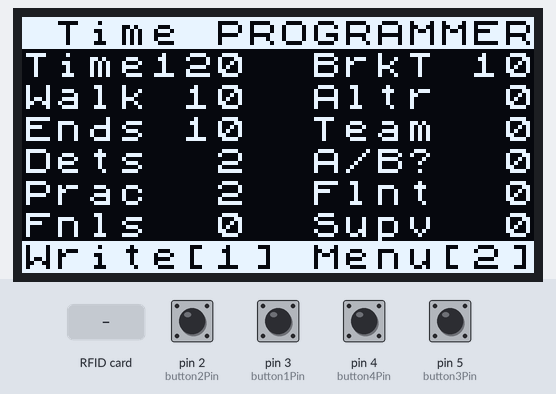
Simulated run of this sketch. Board: Arduino Uno, built with avr-gcc and run on an emulated ATmega328P. On the bench: 128×64 one-colour display. The test bench sets the inputs (shaded band); at power-on: pin 2 (button2Pin), pin 3 (button1Pin), pin 4 (button4Pin), pin 5 (button3Pin) HIGH. EEPROM starts erased; what the sketch prints to the serial monitor is not drawn.

Above: at 9.6 s.
9.7 s: pin 3 (button1Pin) pulled LOW for 0.2 s
At 11.5 s:
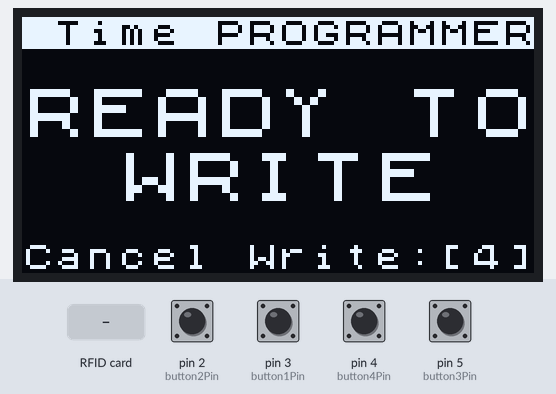
11.8 s: RFID card 5E 7A 19 C4 held to the reader
At 12.8 s:
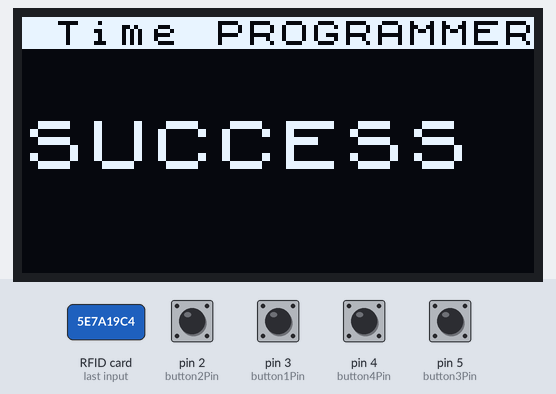
14.9 s: pin 4 (button4Pin) pulled LOW for 0.2 s
At 16.2 s:
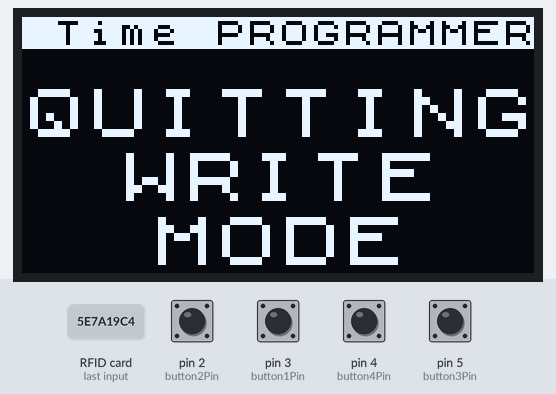
18.7 s: pin 2 (button2Pin) pulled LOW for 0.2 s
At 20.4 s:
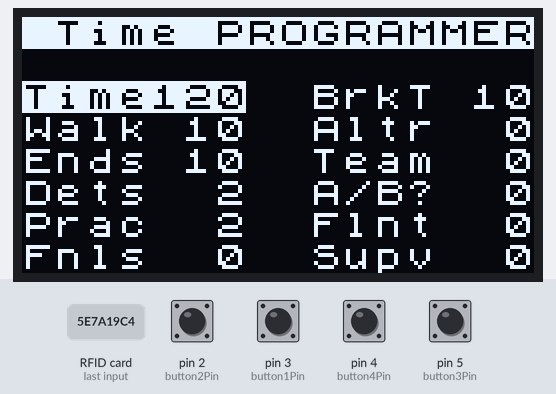
20.7 s: pin 5 (button3Pin) pulled LOW for 0.2 s
At 21.6 s:
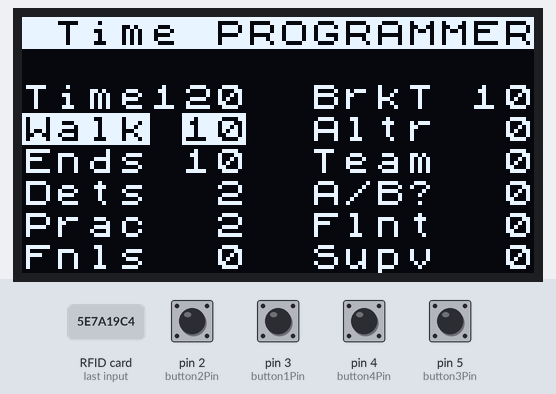
22.4 s: pin 3 (button1Pin) pulled LOW for 1 s
At 23.32 s:
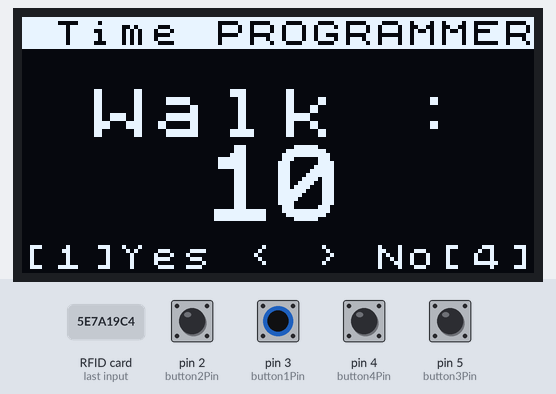
Timing chart, 0 to 25.4 s (numbered marks = the images above; inputs shaded):
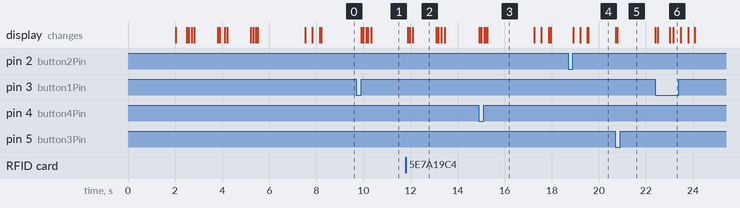

Measured:
- after the input at 9.7 s, the display: first changes after 0.20 s (image 1 shows a later state)
- after the input at 11.8 s, the display: first changes after 0.08 s (image 2 shows a later state)
- after the input at 14.9 s, the display: first changes at once (image 3 shows a later state)
- after the input at 18.7 s, the display: first changes after 0.20 s (image 4 shows a later state)
- after the input at 20.7 s, the display: first changes at once (image 5 shows a later state)
- after the input at 22.4 s, the display: first changes at once (image 6 shows a later state)
- what the display in image 2 shows lasts 1.0 s, from 12.1 s to 13.1 s

The sketch:

WriteRFID_Master.ino
```cpp
 /**
 * Arduino Mega2650
 *
 * Writes Parameters to the RFID cards used in the TimeJudge system
 * By Fiachra Judge; Aug 2021
 *
 * Write parameters as set by pressing            Button 1
 * A basic Menu structure is enabled by pressing  Button 2
 * Up / Down selection of parameters and values   Button 2/3
 * Exit Write mode and edit Menu                  Button 4
 *
 *
 * ----------------------------------------------------------------------------
 * This is a MFRC522 library example; see https://github.com/miguelbalboa/rfid
 *
 *
 * Typical pin layout used:
 * -----------------------------------------------------------------------------------------
 *             MFRC522      Arduino       Arduino   Arduino    Arduino          Arduino
 *             Reader/PCD   Uno/101       Mega      Nano v3    Leonardo/Micro   Pro Micro
 * Signal      Pin          Pin           Pin       Pin        Pin              Pin
 * -----------------------------------------------------------------------------------------
 * RST/Reset   RST          9             6         D9         RESET/ICSP-5     RST
 * SPI SS      SDA(SS)      10            7         D10        10               10
 * SPI MOSI    MOSI         11 / ICSP-4   51        D11        ICSP-4           16
 * SPI MISO    MISO         12 / ICSP-1   50        D12        ICSP-1           14
 * SPI SCK     SCK          13 / ICSP-3   52        D13        ICSP-3           15
 *
 */

#include <SPI.h>
#include <MFRC522.h>
#include <EEPROM.h>
#include <U8x8lib.h>

#ifdef U8x8_HAVE_HW_SPI
#include <SPI.h>
#endif
#ifdef U8x8_HAVE_HW_I2C
#include <Wire.h>
#endif

#define DEBUG

#define RESET_PIN 8

#define __CS 10
#define __DC 9


#define RST_PIN 6     // Configurable, see typical pin layout above
#define SS_PIN  7     // Configurable, see typical pin layout above

// Strip path details from the FILE information, show only the file NAME
#define __NAME__ (strrchr(__FILE__,'\\') ? strrchr(__FILE__,'\\')+1 : __FILE__)

//U8X8_SH1106_128X64_NONAME_4W_HW_SPI u8x8(__CS, __DC, RESET_PIN);                              // 1.3" little
//=====================================================================================
U8X8_SH1106_128X64_NONAME_4W_SW_SPI u8x8(/* clock=*/ 13, /* data=*/ 11, __CS, __DC, RESET_PIN); // 1.3" little
//======================================================================================
//U8X8_SSD1325_NHD_128X64_4W_HW_SPI u8x8(__CS, __DC, RESET_PIN);                                // 2.5" ADA
//U8X8_SSD1325_NHD_128X64_4W_SW_SPI u8x8(/* clock=*/ 13, /* data=*/ 11, __CS, __DC, RESET_PIN);
//U8X8_SSD1322_NHD_128X64_4W_HW_SPI u8x8(__CS, __DC, RESET_PIN);


MFRC522 mfrc522(SS_PIN, RST_PIN);       // Create MFRC522 instance.
MFRC522::MIFARE_Key key;

const uint16_t  tick          = 1000;

const byte      startCounts[9] = {240, 120, 80, 40, 20, 180, 90, 180, 30};
const char*     flintWalk[5]  = {"30 YD", "25 YD", "20 YD", "15 YD", ""};
const char*     flint[6]      = {"25 YD", "20 FT", "30 YD", "15 YD", "20 YD", "10 YD"};


const char*     nameParam[16] = {"Time", "Walk", "Ends", "Dets",
                                  "Prac", "Fnls", "BrkT", "Altr",
                                  "Team", "A/B?", "Flnt", "Supv"
                                  "","","","Bann"};

uint8_t         dataStore[16]   = { 1, 10, 10, 2,         // |
                                    2, 0, 10, 0,          // |- default parameters; overwritten by card write
                                    0, 0, 0, 0,           // |
                                    0, 0, 0, 0  };        // spares


const byte Key1 =   127;
const byte Key2 =   212;
const byte Key3 =   42;
const byte Key4 =   198;

const char*     teamParam[15] = {"-OFF-",          " T R ", "MT R ",  " T C ", "MT C ",
                                "","","","","","", " Tp R", "MTp R",  " Tp C", "MTp C" };


enum ButtonValueMask {
  BUTTON1       = 1,                                    // in binary: 00001
  BUTTON2       = 2,                                    // in binary: 00010
  BUTTON3       = 4,                                    // in binary: 00100
  BUTTON4       = 8                                     // in binary: 01000
};

const int button1Pin = 3;                               // the number of the pushbutton pin Ard.Mega
const int button2Pin = 2;
const int button3Pin = 5;
const int button4Pin = 4;

int currState1 = HIGH;
int prevState1 = HIGH;

bool firstTime = true;

 //****************************************************************************

void setup() {
  Serial.begin(115200);                             // Initialize serial communications
  do {} while (!Serial);                            // Do nothing if no serial port is opened (added for Arduinos based on ATMEGA32U4)
  delay(tick);
  SPI.begin();                                      // Init SPI bus
  delay(tick);
  u8x8.begin();
  delay(100);
  u8x8.setPowerSave(0);
  u8x8.setFont(u8x8_font_chroma48medium8_r);        //
  delay(100);
  pinMode(button1Pin, INPUT_PULLUP);                // Button1 for START / PAUSE / RESUME / menu OK
  pinMode(button2Pin, INPUT_PULLUP);                // Button2 for RESTART / MENU / UP /
  pinMode(button3Pin, INPUT_PULLUP);                // Button3 for DOWN
  pinMode(button4Pin, INPUT_PULLUP);                // Button4 for EMERGENCY STOP / menu EXIT, no change
  //for (byte i = 0; i <= 16; i++) EEPROM.put(i, 0);// clean the EEPROM

  //
  if (EEPROM.read(29) == 111) {                     // if flag for parameters stored is set?
    EEPROM.get(0, dataStore);                       // Copies most recent parameters back in
  }
  pauseMe(200);
  dataStore[15] = 0;
  mfrc522.PCD_Init(); // Init MFRC522 card
  mfrc522.PCD_SetAntennaGain(mfrc522.RxGain_max);
                                                    // Prepare the key (used both as key A and as key B)
                                                    // using FFFFFFFFFFFFh which is the default at chip delivery from the factory
  for (byte i = 0; i < 6; i++) {
      key.keyByte[i] = 0xFF;
  }
  #ifdef DEBUG
    Serial.println(F("Scan a MIFARE Classic PICC to demonstrate read and write."));
    Serial.print(F("Using key (for A and B):"));
  #endif
  dump_byte_array(key.keyByte, MFRC522::MF_KEY_SIZE);
  #ifdef DEBUG
    Serial.println();
    Serial.println(F("BEWARE: Data will be written to the PICC, in sector #1"));
  #endif

}

//********************************************************************************

void loop() {

  if (firstTime) introScreen();

  byte paramIndex = 0;
  for (;;){
    byte btn = waitButton();
    if (btn == BUTTON1){
      processRFID();
      break;
    } else if (btn == BUTTON2){
      clearFromLine(1);
      byte ct;
      do {
        printDebugLine(__LINE__, __NAME__);
        paramIndex = pickParam(paramIndex);
        if (paramIndex == 12) {                                     // catch BUTTON4 exit
          break;
        } else {
          showParamVal(paramIndex);
          alterParam(paramIndex);
          clearFromLine(1);
          showAllParams(paramIndex);
          delay(50);
          printDebugLine(__LINE__, __NAME__);

        }
      } while (!(waitButton() == BUTTON4) || (paramIndex == 12));
     clearFromLine(1);
     showAllParams(12);
     printParamVals();
    }
  }
}
```

a_GLOBAL.ino
```cpp
void introScreen(void){
    firstTime = false;
    wipeOLED();                                     // Clear the OLED, write header
    u8x8.setFont(u8x8_font_chroma48medium8_r);
    u8x8.setContrast(127);
    u8x8.draw2x2String(0, 2, " SYSTEM ");
    u8x8.draw2x2String(0, 6, "STARTING");
    pauseMe(tick);
    firstTime = false;
    wipeOLED();
    pauseMe(100);
    u8x8.draw2x2String(0, 2, "  READ ");
    u8x8.draw2x2String(0, 5, "SETTINGS");
    pauseMe(tick);
    wipeOLED();

    u8x8.draw2x2String(0, 2, "DATA TO");
    u8x8.draw2x2String(0, 6, " WRITE:");
    pauseMe(2*tick);
    wipeOLED();
    showAllParams(12);
}


void wipeOLED(void){
  for( uint8_t r = 0; r < 8; r++ ){
    u8x8.clearLine(r);
  }
  u8x8.setCursor(0,0);
  u8x8.inverse();
  u8x8.print(" Time PROGRAMMER ");

  u8x8.noInverse();
}

void writeReady (void){
  wipeOLED();
  u8x8.draw2x2String(0, 2, "READY TO");
  u8x8.draw2x2String(3, 4, "WRITE");
  EEPROM.put(0, dataStore);                        // Here the parameter data is copied into EEPROM
  EEPROM.put(29, 111);
  u8x8.setCursor(0, 7);
  u8x8.print("Cancel Write:[4]");
}

void pauseMe(uint16_t holdOff){
  long long pause = millis();
  do {} while (millis() - pause < holdOff);
}

void printParamVals(void){
  for (byte i = 0; i <= 15; i++) {
    Serial.print(nameParam[i]);
    Serial.print("  \t");
    Serial.println(dataStore[i]);
  }
}

/*
 * Handle Serial printing of line/tab info for debugging
 */
void printDebugLine(uint16_t lineNo, const char* FileName ){
  #ifdef DEBUG
      Serial.print(F("We are at LINE: "));
      Serial.print(lineNo);
      Serial.print(F(" in TAB: "));
      Serial.println(FileName);
  #endif
}
```

b_Buttons.ino
```cpp
/*
 * Similar to readButtons, but would wait in the infinite loop until any of
 * the buttons is pressed, and will return value of the
 * button pressed (BUTTON1..BUTTON4), or bitmask for multiple buttons pressed at once
 * Use this function when it is required to wait for
 * user input, and there is nothing to do until user press some button
*/
uint8_t waitButton() {
  for (;;) {
    uint8_t ret = readButtons();                            // read all button states
    if (ret != 0) {
      delay(50);
      while (readButtons() != 0) delay(1);                  // and now wait for him to release the button
      return ret;                                           // finally return value of the button he pressed moments ago
      }
    delay(1);
  }
}


/*
 * Function to read values of all four known buttons
 * Returns bitmask of pressed buttons or
 * just one of the BUTTON1..BUTTON4 values if only
 * one button is pressed; Also handles de-bounce
 */
uint8_t readButtons() {
  uint8_t ret = 0;

  if (   digitalRead(button1Pin)  == HIGH
      && digitalRead(button2Pin)  == HIGH
      && digitalRead(button3Pin)  == HIGH
      && digitalRead(button4Pin)  == HIGH) {
    return 0;                                         // all are high - no buttons pressed
  }
  delay(2);                                           // delay for level de-bouncing; 2nd read to confirm low
  if (digitalRead(button1Pin) == LOW)
    ret |= BUTTON1;                                   // set leftmost bit in the 'ret' to 1

  if (digitalRead(button2Pin) == LOW)
    ret |= BUTTON2;                                   // send 2nd leftmost bit in the 'ret' to 1

  if (digitalRead(button3Pin) == LOW)
    ret |= BUTTON3;                                   // etc...

  if (digitalRead(button4Pin) == LOW){
    ret |= BUTTON4;
  }
  return ret;
}

uint8_t readButton(int pin) {
  if (digitalRead(pin) == HIGH) return 0;
  delay(5);                                 // only reached if pin goes LOW, de-bounce delay, confirm read
  return (digitalRead(pin) == LOW) ? 1 : 0;
}
```

o_OLED.ino
```cpp
/*
    OLED Pin      Arduino Pin
      GND            GND
      VDD             5v
      SCK (D0)        13
      SDA (D1)        11
      RES              8
       DC              9
       CS             10
*/

// * Clear the OLED from lineNo to line 8
// */
void clearFromLine(uint8_t lineNo){
  for( uint8_t r = lineNo; r < 8; r++ ) {
    u8x8.clearLine(r);
    delay(20);
  }
}
```

Source omitted: g_Params.ino (12672 bytes), r_RFID.ino (9852 bytes)
